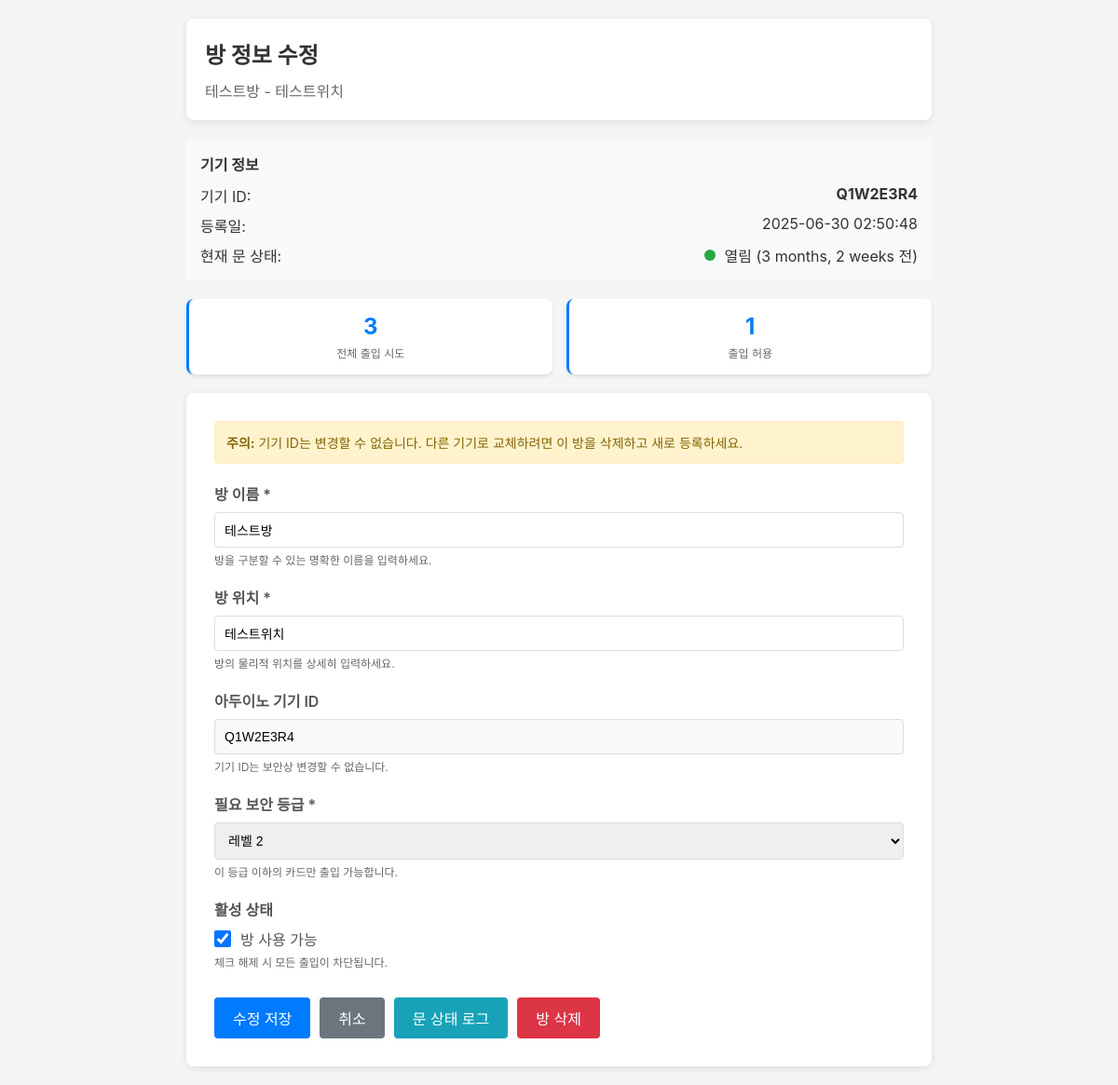
/RFID/room_edit/2/ (signed in), run on the app's committed database.
### RFID/models.py (models this page shows, shortened)
class Room(models.Model):
    name = models.CharField(
        max_length=100,
        verbose_name="방 이름",
        help_text="예: 회의실A, 서버실, 사무실"
    )
    location = models.CharField(
        max_length=150,
        verbose_name="방 위치",
        help_text="예: 3층 동쪽, GPS좌표, 상세 주소"
    )
    required_level = models.IntegerField(
        verbose_name="필요 보안 등급",
        validators=[MinValueValidator(0), MaxValueValidator(5)],
        help_text="0=최고 권한, 5=최저 권한"
    )
    device_id = models.CharField(
        max_length=20,
        unique=True,
        verbose_name="아두이노 기기 ID",
        help_text="각 아두이노 기기의 고유 식별자"
    )
    is_enabled = models.BooleanField(
        default=True,
        verbose_name="방 사용 가능 여부",
        help_text="False시 모든 출입 차단"
    )
    door_status = models.BooleanField(
        default=False,
        verbose_name="현재 문 상태",
        help_text="True=열림, False=닫힘"
    )
    last_door_change = models.DateTimeField(
        null=True,
        blank=True,
        verbose_name="마지막 문 상태 변경 시간"
    )
    created_at = models.DateTimeField(
        auto_now_add=True,
        verbose_name="등록일시"
    )
    class Meta:
        db_table = 'room_info'
        verbose_name = "방 정보"
        verbose_name_plural = "ROOM : 방 정보 목록"
        indexes = [
            models.Index(fields=['device_id']),
            models.Index(fields=['required_level']),
        ]

### RFID/views_room.py (the view, shortened to what this page needs)
# urls.py: path('room_edit/<int:room_id>/', views_room.room_edit, name='room_edit'),
@login_required
def room_edit(request, room_id):
    if not request.user.is_superuser:
        messages.error(request, "접근 권한이 없습니다.")
        return redirect('room_list')
    room = get_object_or_404(Room, id=room_id)
    granted_count = room.access_logs.filter(access_result='granted').count()
    context = {
        'room': room,
        'granted_count': granted_count,
    }
    return render(request, 'room_edit.html', context)

### RFID/templates/room_edit.html (shortened to what this page needs)
<!DOCTYPE html>
<html lang="ko">
<head>
</head>
<body>
    <div class="container">
        <div class="header">
            <h1>방 정보 수정</h1>
            <p style="color: #666; margin-top: 5px;">{{ room.name }} - {{ room.location }}</p>
        </div>
        <div class="device-info">
            <h3 style="margin-bottom: 10px; font-size: 16px;">기기 정보</h3>
            <div class="device-info-item">
                <span>기기 ID:</span>
                <strong>{{ room.device_id }}</strong>
            </div>
            <div class="device-info-item">
                <span>등록일:</span>
                <span>{{ room.created_at|date:"Y-m-d H:i:s" }}</span>
            </div>
            <div class="device-info-item">
                <span>현재 문 상태:</span>
                <span class="door-status">
                    <span class="door-indicator {% if room.door_status %}door-open{% else %}door-closed{% endif %}"></span>
                    {% if room.door_status %}열림{% else %}닫힘{% endif %}
                    {% if room.last_door_change %}
                        ({{ room.last_door_change|timesince }} 전)
                    {% endif %}
                </span>
            </div>
        </div>
        <div class="room-stats">
            <div class="stat-card">
                <div class="stat-value">{{ room.access_logs.count }}</div>
                <div class="stat-label">전체 출입 시도</div>
            </div>
            <div class="stat-card">
                <div class="stat-value">{{ granted_count|default:"0" }}</div>
                <div class="stat-label">출입 허용</div>
            </div>
        </div>
        <form method="post" class="form-container">
            <div class="warning-box">
                <strong>주의:</strong> 기기 ID는 변경할 수 없습니다. 다른 기기로 교체하려면 이 방을 삭제하고 새로 등록하세요.
            </div>
            <div class="form-group">
                <label for="name">방 이름 *</label>
                <input type="text" id="name" name="name" value="{{ room.name }}" required>
                <div class="help-text">방을 구분할 수 있는 명확한 이름을 입력하세요.</div>
            </div>
            <div class="form-group">
                <label for="location">방 위치 *</label>
                <input type="text" id="location" name="location" value="{{ room.location }}" required>
                <div class="help-text">방의 물리적 위치를 상세히 입력하세요.</div>
            </div>
            <div class="form-group">
                <label for="device_id">아두이노 기기 ID</label>
                <input type="text" id="device_id" value="{{ room.device_id }}" readonly>
                <div class="help-text">기기 ID는 보안상 변경할 수 없습니다.</div>
            </div>
            <div class="form-group">
                <label for="required_level">필요 보안 등급 *</label>
                <select id="required_level" name="required_level" required>
                    <option value="2" {% if room.required_level == 2 %}selected{% endif %}>레벨 2</option>
                </select>
                <div class="help-text">이 등급 이하의 카드만 출입 가능합니다.</div>
            </div>
            <div class="form-group">
                <label>활성 상태</label>
                <div class="checkbox-group">
                    <input type="checkbox" id="is_enabled" name="is_enabled" {% if room.is_enabled %}checked{% endif %}>
                    <label for="is_enabled" style="font-weight: normal; margin-bottom: 0;">방 사용 가능</label>
                </div>
                <div class="help-text">체크 해제 시 모든 출입이 차단됩니다.</div>
            </div>
            <div class="btn-group">
                <button type="submit" class="btn-primary">수정 저장</button>
                <button type="button" class="btn-secondary" onclick="window.location.href='/RFID/room_list/'">취소</button>
                <button type="button" class="btn-info" onclick="viewDoorLogs()">문 상태 로그</button>
                <button type="button" class="btn-danger" onclick="deleteRoom()">방 삭제</button>
            </div>
        </form>
    </div>
</body>
</html>

### RFID/templates/room_edit.html (style rules this page uses)
* { margin: 0; padding: 0; box-sizing: border-box; }
body { font-family: -apple-system, BlinkMacSystemFont, 'Segoe UI', sans-serif; background: #f5f5f5; color: #333; padding: 20px; }
.container { max-width: 800px; margin: 0 auto; }
.header { background: white; padding: 20px; border-radius: 8px; box-shadow: 0 2px 8px rgba(0,0,0,0.1); margin-bottom: 20px; }
h1 { font-size: 24px; margin-bottom: 10px; }
.form-container { background: white; padding: 30px; border-radius: 8px; box-shadow: 0 2px 8px rgba(0,0,0,0.1); }
.form-group { margin-bottom: 20px; }
label { display: block; font-weight: 600; margin-bottom: 8px; color: #555; }
input[type="text"], select { width: 100%; padding: 10px; border: 1px solid #ddd; border-radius: 4px; font-size: 14px; }
input[type="text"]:read-only { background: #f8f9fa; cursor: not-allowed; }
.help-text { font-size: 12px; color: #666; margin-top: 4px; }
.checkbox-group { display: flex; align-items: center; gap: 10px; }
input[type="checkbox"] { width: 18px; height: 18px; cursor: pointer; }
.warning-box { background: #fff3cd; border: 1px solid #ffeeba; color: #856404; padding: 12px; border-radius: 4px; margin-bottom: 20px; font-size: 14px; }
.device-info { background: #f8f9fa; padding: 15px; border-radius: 4px; margin-bottom: 20px; }
.device-info-item { display: flex; justify-content: space-between; margin-bottom: 8px; }
.device-info-item:last-child { margin-bottom: 0; }
.room-stats { display: grid; grid-template-columns: repeat(auto-fit, minmax(150px, 1fr)); gap: 15px; margin-bottom: 20px; }
.stat-card { background: white; padding: 15px; border-radius: 8px; box-shadow: 0 2px 4px rgba(0,0,0,0.1); text-align: center; border-left: 3px solid #007bff; }
.stat-value { font-size: 24px; font-weight: bold; color: #007bff; margin-bottom: 5px; }
.stat-label { color: #666; font-size: 12px; }
.btn-group { display: flex; gap: 10px; margin-top: 30px; }
button { padding: 10px 20px; border: none; border-radius: 4px; font-size: 16px; cursor: pointer; transition: all 0.3s; }
.btn-primary { background: #007bff; color: white; }
.btn-secondary { background: #6c757d; color: white; }
.btn-danger { background: #dc3545; color: white; }
.btn-info { background: #17a2b8; color: white; }
.door-status { display: flex; align-items: center; gap: 10px; }
.door-indicator { width: 12px; height: 12px; border-radius: 50%; display: inline-block; }
.door-open { background: #28a745; }

### data on the page
Room: name "테스트방", location "테스트위치", device_id "Q1W2E3R4", created_at "2025-06-30 02:50:48", last_door_change "3 months, 2 weeks", access_logs.count "3", required_level "레벨 2", is_enabled "☑"

### other printed values
{{ granted_count|default:"0" }} "1"
